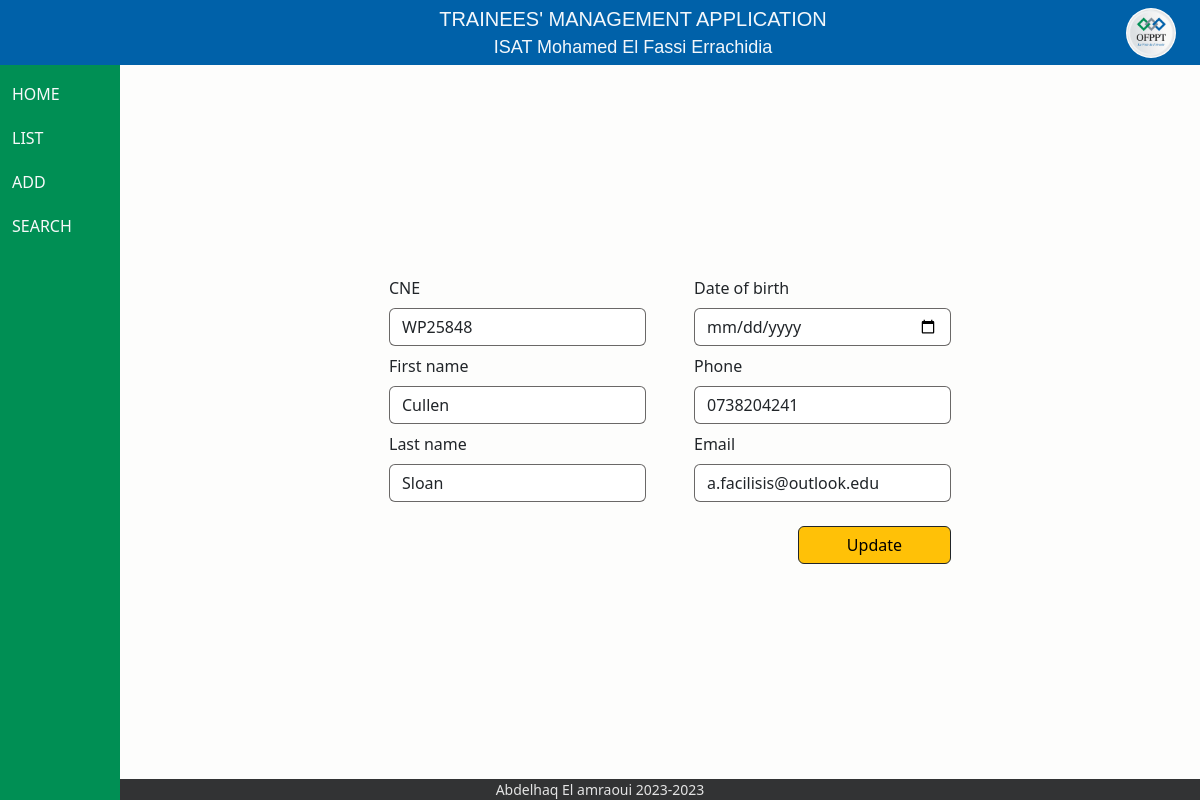
The page /edit.php?id=1 on the database its author committed.
### tables this page shows
CREATE TABLE `trainee` (
  `id` mediumint(8) unsigned NOT NULL auto_increment,
  `cne` varchar(255),
  `first_name` varchar(255) default NULL,
  `last_name` varchar(255) default NULL,
  `date_of_birth` varchar(255),
  `phone` varchar(100) default NULL,
  `email` varchar(255) default NULL,
  PRIMARY KEY (`id`)
) AUTO_INCREMENT=1;

### app/functions.php (called while the page is built, shortened)
<?php
  function load_view(string $view_name, $data = false) {
    require_once(APP_PATH . "app/views/layout.view.php");
  }
?>

### app/data/mysqldatabase.class.php (called while the page is built, shortened)
<?php
class MysqlDatabase {
  private $host = CONFIG['db']['hostname'];
  private $port = CONFIG['db']['port'];
  private $username = CONFIG['db']['username'];
  private $password = CONFIG['db']['password'];
  private $dbname = CONFIG['db']['dbname'];
  private $pdo = null;
  function __construct() {
    $this->pdo = $this->connect();
  }
  private function connect() {
    $dsn = "mysql:host=$this->host;port=$this->port;dbname=$this->dbname;charset=utf8";
    try {
      return new PDO($dsn, $this->username, $this->password);
    } catch (PDOException $e) {
      throw $e;
      return null;
    }
  }
  function disconnect() {
    $this->pdo = null;
  }
  private function is_connection_established() : bool {
    return $this->pdo !== null;
  }
  function query(string $sql, array $params = null, $class = false) {
    $query = null;
    try {
      if(empty($params)) {
        $query = $this->pdo->query($sql);
      } else {
        $query = $this->pdo->prepare($sql);
        $query->execute($params);
      }
    } catch(Exception $ex) {
      print($ex);
      return false;
    }
    $data = false;
    if(!$class) {
      $data = $query->fetchAll();
    } else {
      $data = $query->fetchAll(PDO::FETCH_CLASS, $class);
    }
    return $data;
  }
}
?>

### app/data/mysqldataprovider.class.php (called while the page is built, shortened)
<?php
class MysqlDataProvider extends DataProvider {
  private $db = null;
  public function __construct() {
    $this->db = new MysqlDatabase();
  }
  public function close() {
    $this->db->disconnect();
  }
  function get_trainee_by_ID($id) {
    $res = $this->db->query(
      'SELECT * FROM trainee WHERE id = :id;',
      [':id' => $id],
      'Trainee'
    );
    return empty($res) ? false : $res[0];
  }
}
?>

### app/data/data.class.php (called while the page is built, shortened)
<?php
class Data {
  private static DataProvider $dataProvider;
  static function init(DataProvider $dataProvider) {
    self::$dataProvider = $dataProvider;
  }
  static function get_trainee_by_ID($id) : Trainee | false {
    return self::$dataProvider->get_trainee_by_ID($id);
  }
}
?>

### app/views/edit.view.php (the view, shortened to what this page needs)
<div class=" full-height containter-fluid d-flex justify-content-center align-items-center">
  <form method="post" class="form">
    <div class="row mb-3 gap-4">
      <div class="col">
        <div class="mb-2">
          <label for="cne" class="form-label">CNE</label>
          <input type="text" name="cne" id="cne" class="form-control" value="<?=$data['trainee']->cne ?>" readonly>
        </div>
        <div class="mb-2">
          <label for="first-name" class="form-label">First name</label>
          <input type="text" name="first-name" id="first-name" class="form-control" value="<?=$data['trainee']->first_name ?>" required>
        </div>
        <div class="mb-2">
          <label for="last-name" class="form-label">Last name</label>
          <input type="text" name="last-name" id="last-name" class="form-control" value="<?=$data['trainee']->last_name ?>" required>
        </div>
      </div>
      <div class="col">
        <div class="mb-2">
          <label for="date-of-birth" class="form-label">Date of birth</label>
          <input type="date" name="date-of-birth" id="date-of-birth" class="form-control" value="<?=$data['trainee']->date_of_birth ?>" required>
        </div>
        <div class="mb-2">
          <label for="phone" class="form-label">Phone</label>
          <input type="tel" name="phone" id="phone" class="form-control" value="<?=$data['trainee']->phone ?>" required>
        </div>
        <div class="mb-2">
          <label for="email" class="form-label">Email</label>
          <input type="email" name="email" id="email" class="form-control" value="<?=$data['trainee']->email ?>" required>
        </div>
      </div>
    </div>
    <div class="mb-2">
      <button type="submit" name="update" class="btn btn-warning px-5 float-end border-1 border-dark">Update</button>
    </div>
  </form>
</div>

### assets/css/global.css (style rules this page uses)
html, body { margin: 0; padding: 0; height: 100%; }
* { box-sizing: border-box; }
body { background-color: rgba(238, 239, 227, 0.101); }
.full-height { height: 100%; }
input { border: 1px solid rgba(51, 48, 48, 0.731) !important; }

### assets/css/layout.css (style rules this page uses)
body { display: flex; flex-direction: column; }

### rows shown on the page
trainee: cne "WP25848", first-name "Cullen", last-name "Sloan", phone "0738204241", email "a.facilisis@outlook.edu"
